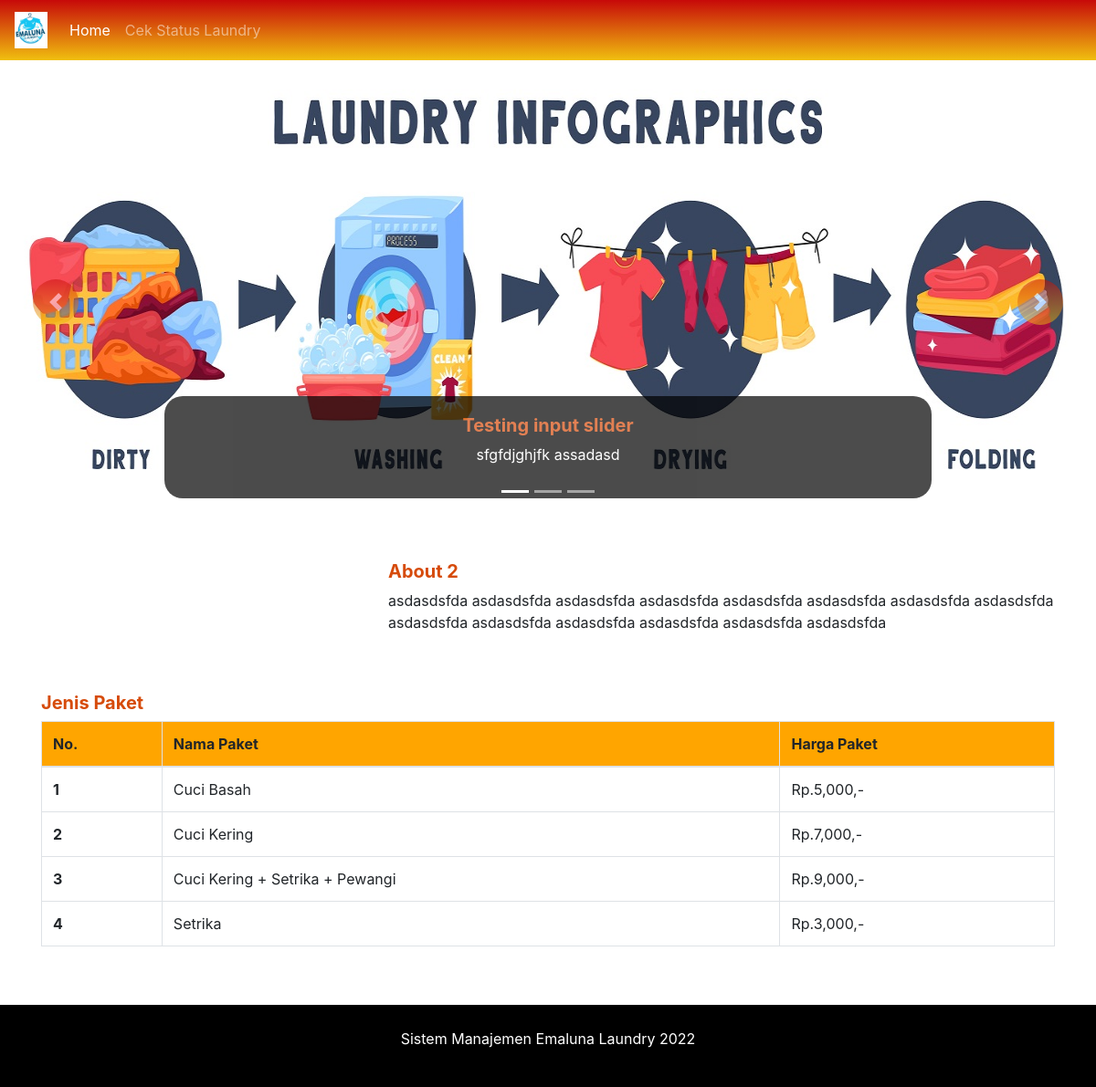
The page / on the database its author committed.
### tables this page shows
CREATE TABLE `slider` (
  `id_slider` int(11) NOT NULL,
  `judul_slider` varchar(50) NOT NULL,
  `deskripsi_slider` text NOT NULL,
  `status_slider` varchar(20) NOT NULL,
  `gambar_slider` varchar(100) NOT NULL
);

CREATE TABLE `about` (
  `id_about` int(11) NOT NULL,
  `judul_about` varchar(50) NOT NULL,
  `deskripsi_about` text NOT NULL,
  `gambar_about` varchar(100) NOT NULL
);

CREATE TABLE `paket` (
  `kode_paket` varchar(20) NOT NULL,
  `nama_paket` varchar(50) NOT NULL,
  `harga_paket` varchar(20) NOT NULL
);

### application/controllers/Home.php (called while the page is built, shortened)
<?php
class Home extends CI_Controller {
  public function index(){
    $data['slider'] = $this->db->get('slider')->result();
    $data['about'] = $this->db->get('about')->result();
    $data['paket'] = $this->db->get('paket')->result();
    $this->load->view('frontend/header', $data);
    $this->load->view('frontend/home', $data);
    $this->load->view('frontend/footer');
  }
}

### index.php (called while the page is built, shortened)
<?php
require_once BASEPATH.'core/CodeIgniter.php';

### application/views/frontend/home.php (the view, shortened to what this page needs)
<div class="container">
  <div class="row my-5" data-aos="fade-up" data-aos-duration="1000">
    <?php
      foreach($about as $row){ ?>
        <div class="col-md-4">
        </div>
        <div class="col-md-8">
          <h5><?= $row->judul_about; ?></h5>
          <p><?= $row->deskripsi_about; ?></p>
        </div>
      <?php }
    ?>
  </div>
  <div class="row mb-5" data-aos="fade-up" data-aos-duration="1000">
    <div class="col-md-12">
      <h5>Jenis Paket</h5>
      <table class="table table-bordered">
        <thead>
          <tr class="th-color">
            <th scope="col">No.</th>
            <th scope="col">Nama Paket</th>
            <th scope="col">Harga Paket</th>
          </tr>
        </thead>
        <tbody>
          <?php
            $no = 1;
            foreach($paket as $row){ ?>
              <tr>
                <th scope="row"><?= $no++; ?></th>
                <td><?= $row->nama_paket; ?></td>
                <td>Rp.<?= number_format($row->harga_paket); ?>,-</td>
              </tr>
            <?php }
          ?>
        </tbody>
      </table>
    </div>
  </div>
</div>

### application/views/frontend/header.php (shortened to what this page needs)
<!doctype html>
<html lang="en">
  <head>
    <link rel="stylesheet" href="https://cdn.jsdelivr.net/npm/bootstrap@4.6.0/dist/css/bootstrap.min.css">
    <link rel="stylesheet" type="text/css" href="<?= base_url('assets') ?>/css/style.css">
    <link href="https://unpkg.com/aos@2.3.1/dist/aos.css" rel="stylesheet">
  </head>
  <body>
    <nav class="navbar navbar-expand-lg navbar-dark bg-navbar">
      <a class="navbar-brand" href="#">
        <img src="<?= base_url('assets/images/logo1.jpg') ?>" alt="" height="40">
      </a>
      <div class="collapse navbar-collapse" id="navbarNav">
        <ul class="navbar-nav">
          <li class="nav-item active">
            <a class="nav-link" href="<?= base_url('home') ?>">Home <span class="sr-only">(current)</span></a>
          </li>
          <li class="nav-item_center">
            <a class="nav-link" href="<?= base_url('cek_laundry') ?>">Cek Status Laundry</a>
          </li>
        </ul>
      </div>
    </nav>
    <div id="carouselExampleIndicators" class="carousel slide" data-ride="carousel">
      <ol class="carousel-indicators">
        <?php
        foreach($slider as $row => $value){
          if($row == 0){ ?>
            <li data-target="#carouselExampleIndicators" data-slide-to="<?= $row ?>" class="active"></li>
            <?php }
          else{ ?>
            <li data-target="#carouselExampleIndicators" data-slide-to="<?= $row ?>"></li>
          <?php }
        } ?>
      </ol>
      <div class="carousel-inner">
        <?php
        foreach($slider as $row => $value){
          if($row == 0){ ?>
            <div class="carousel-item active">
              <img src="<?= base_url('assets/images/slider/'). $value->gambar_slider ?>" class="d-block w-100 image-slider" alt="...">
              <div class="carousel-caption d-none d-md-block bg-caption">
                <h5 class="title"><?= $value->judul_slider; ?></h5>
                <p><?= $value->deskripsi_slider; ?></p>
              </div>
            </div>
          <?php }
        } ?>
      </div>
      <a class="carousel-control-prev btn-slider" href="#carouselExampleIndicators" role="button" data-slide="prev">
        <span class="carousel-control-prev-icon" aria-hidden="true"></span>
      </a>
      <a class="carousel-control-next btn-slider" href="#carouselExampleIndicators" role="button" data-slide="next">
        <span class="carousel-control-next-icon" aria-hidden="true"></span>
      </a>
    </div>
  </body>
</html>

### application/views/frontend/footer.php
<section class="footer">
  <p class="text-center text-white copyright">Sistem Manajemen Emaluna Laundry 2022</p>
</section>

### assets/css/style.css (style rules this page uses)
.bg-navbar { background-image: linear-gradient(#c70909, #f0bf0f); }
.image-slider { height: 500px; }
.btn-slider { background-image: linear-gradient(#c70909, #f0bf0f); width: 50px; height: 50px; border-radius: 50px; margin-top: 20%; margin-left: 3%; margin-right: 3%; }
.bg-caption { background-color: black; opacity: 0.7; border-radius: 20px; }
h5 { color: #d64b0b; font-weight: bold; }
.th-color { background-color: orange; }
.footer { height: 90px; background-color: black; }
.copyright { padding-top: 25px; }

### rows shown on the page
slider: gambar_slider (picture), judul_slider "Testing input slider", deskripsi_slider "sfgfdjghjfk assadasd"
about: judul_about "About 2", deskripsi_about "asdasdsfda asdasdsfda asdasdsfda asdasdsfda asdasdsfda asdasdsfda asdasdsfda asdasdsfda asdasdsfda asdasdsfda asdasdsfda asdasdsfda asdasdsfda asdasdsfda"
paket: nama_paket "Cuci Basah", harga_paket "5,000"
paket: nama_paket "Cuci Kering", harga_paket "7,000"
paket: nama_paket "Cuci Kering + Setrika + Pewangi", harga_paket "9,000"
paket: nama_paket "Setrika", harga_paket "3,000"
